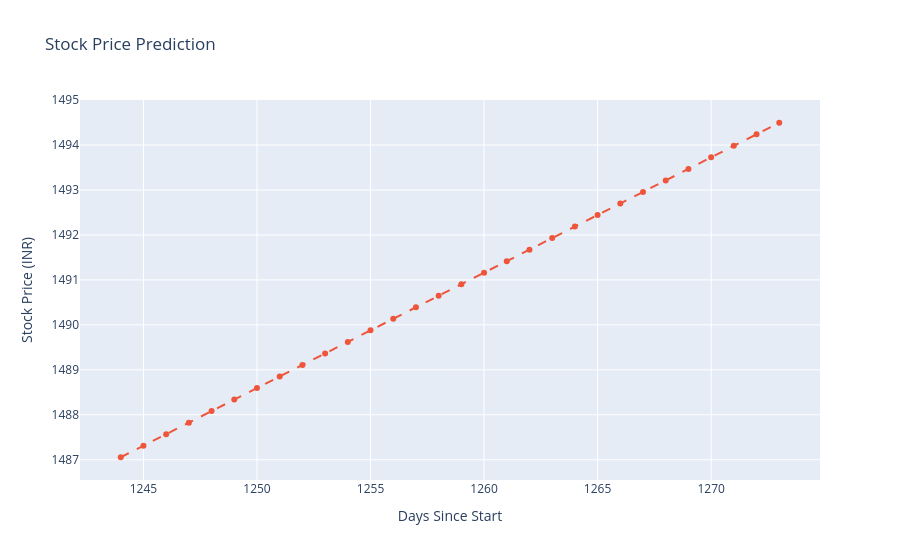

Notebook cell for this chart:
### Code cell
import plotly.graph_objs as go 
import plotly.offline as pyo

actual = data.copy()
actual['Type'] ='Actual'
future_days['Close'] = future_prices
future_days['Type'] = 'Predicted'

actual_plot = actual[['Days','Close','Type']].reset_index()
predicted_plot = future_days[['Days','Close','Type']]

combined = pd.concat([actual_plot,predicted_plot],ignore_index=True)

fig = go.Figure()

fig.add_trace(go.Scatter(
    x=combined[combined['Type'] == 'Actual']['Days'],
    y=combined[combined['Type'] == 'Actual']['Close'],
    mode='lines+markers',
    name='Actual Price',
    hoverinfo = 'text',
    text= combined[combined['Type'] == 'Actual'].apply(lambda row: f"Date: {row['Date'].strftime('%Y-%m-%d')}<br>Price: ₹{row['Close']:.2f}", axis=1)))

fig.add_trace(go.Scatter(
    x=combined[combined['Type'] == 'Predicted']['Days'],
    y=combined[combined['Type'] == 'Predicted']['Close'],
    mode='lines+markers',
    name='Predicted Price',
    line=dict(dash='dash'),
    hoverinfo = 'text',
    text =combined[combined['Type'] == 'Predicted'].apply(lambda row: f"Predicted Day: {row['Days']}<br>Price: ₹{row['Close']:.2f}", axis=1)))

fig.update_layout(
    title="Stock Price Prediction",
    xaxis_title = "Days Since Start",
    yaxis_title = "Stock Price (INR)",
    hovermode= "closest"
)

pyo.iplot(fig)

### Figure 1 — Plotly figure (JSON) as saved in the notebook; plotly's stock layout.template omitted (floating-point values rounded to 4 significant figures)
{"data": [{"hoverinfo": "text", "mode": "lines+markers", "name": "Actual Price", "text": [], "type": "scatter", "x": [], "y": []}, {"hoverinfo": "text", "line": {"dash": "dash"}, "mode": "lines+markers", "name": "Predicted Price", "text": ["Predicted Day: 1244.0<br>Price: ₹1487.06", "Predicted Day: 1245.0<br>Price: ₹1487.31", "Predicted Day: 1246.0<br>Price: ₹1487.57", "Predicted Day: 1247.0<br>Price: ₹1487.83", "Predicted Day: 1248.0<br>Price: ₹1488.08", "Predicted Day: 1249.0<br>Price: ₹1488.34", "Predicted Day: 1250.0<br>Price: ₹1488.60", "Predicted Day: 1251.0<br>Price: ₹1488.85", "Predicted Day: 1252.0<br>Price: ₹1489.11", "Predicted Day: 1253.0<br>Price: ₹1489.36", "Predicted Day: 1254.0<br>Price: ₹1489.62", "Predicted Day: 1255.0<br>Price: ₹1489.88", "Predicted Day: 1256.0<br>Price: ₹1490.13", "Predicted Day: 1257.0<br>Price: ₹1490.39", "Predicted Day: 1258.0<br>Price: ₹1490.65", "Predicted Day: 1259.0<br>Price: ₹1490.90", "Predicted Day: 1260.0<br>Price: ₹1491.16", "Predicted Day: 1261.0<br>Price: ₹1491.42", "Predicted Day: 1262.0<br>Price: ₹1491.67", "Predicted Day: 1263.0<br>Price: ₹1491.93", "Predicted Day: 1264.0<br>Price: ₹1492.19", "Predicted Day: 1265.0<br>Price: ₹1492.44", "Predicted Day: 1266.0<br>Price: ₹1492.70", "Predicted Day: 1267.0<br>Price: ₹1492.96", "Predicted Day: 1268.0<br>Price: ₹1493.21", "Predicted Day: 1269.0<br>Price: ₹1493.47", "Predicted Day: 1270.0<br>Price: ₹1493.73", "Predicted Day: 1271.0<br>Price: ₹1493.98", "Predicted Day: 1272.0<br>Price: ₹1494.24", "Predicted Day: 1273.0<br>Price: ₹1494.50"], "type": "scatter", "x": [1244.0, 1245.0, 1246.0, 1247.0, 1248.0, 1249.0, 1250.0, 1251.0, 1252.0, 1253.0, 1254.0, 1255.0, 1256.0, 1257.0, 1258.0, 1259.0, 1260.0, 1261.0, 1262.0, 1263.0, 1264.0, 1265.0, 1266.0, 1267.0, 1268.0, 1269.0, 1270.0, 1271.0, 1272.0, 1273.0], "y": [1487.0, 1487.0, 1488.0, 1488.0, 1488.0, 1488.0, 1489.0, 1489.0, 1489.0, 1489.0, 1490.0, 1490.0, 1490.0, 1490.0, 1491.0, 1491.0, 1491.0, 1491.0, 1492.0, 1492.0, 1492.0, 1492.0, 1493.0, 1493.0, 1493.0, 1493.0, 1494.0, 1494.0, 1494.0, 1494.0]}], "layout": {"hovermode": "closest", "title": {"text": "Stock Price Prediction"}, "xaxis": {"title": {"text": "Days Since Start"}}, "yaxis": {"title": {"text": "Stock Price (INR)"}}}}
